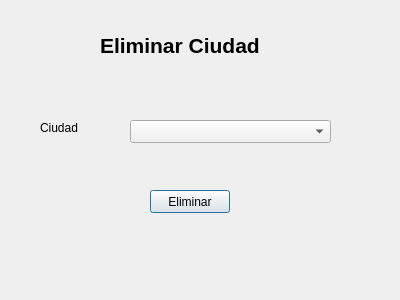
<?xml version="1.0" encoding="UTF-8"?>
<ui version="4.0">
 <class>EliminarCiudad</class>
 <widget class="QDialog" name="EliminarCiudad">
  <property name="geometry">
   <rect>
    <x>0</x>
    <y>0</y>
    <width>400</width>
    <height>300</height>
   </rect>
  </property>
  <property name="windowTitle">
   <string>Dialog</string>
  </property>
  <widget class="QLabel" name="label">
   <property name="geometry">
    <rect>
     <x>100</x>
     <y>30</y>
     <width>191</width>
     <height>31</height>
    </rect>
   </property>
   <property name="text">
    <string>&lt;html&gt;&lt;head/&gt;&lt;body&gt;&lt;p&gt;&lt;span style=&quot; font-size:16pt; font-weight:600;&quot;&gt;Eliminar Ciudad&lt;/span&gt;&lt;/p&gt;&lt;/body&gt;&lt;/html&gt;</string>
   </property>
  </widget>
  <widget class="QComboBox" name="ECiudadCiudad">
   <property name="geometry">
    <rect>
     <x>130</x>
     <y>120</y>
     <width>201</width>
     <height>23</height>
    </rect>
   </property>
  </widget>
  <widget class="QLabel" name="label_2">
   <property name="geometry">
    <rect>
     <x>40</x>
     <y>120</y>
     <width>57</width>
     <height>15</height>
    </rect>
   </property>
   <property name="text">
    <string>Ciudad</string>
   </property>
  </widget>
  <widget class="QPushButton" name="ECiudadBotonEliminar">
   <property name="geometry">
    <rect>
     <x>150</x>
     <y>190</y>
     <width>80</width>
     <height>23</height>
    </rect>
   </property>
   <property name="text">
    <string>Eliminar</string>
   </property>
  </widget>
 </widget>
 <resources/>
 <connections/>
</ui>
